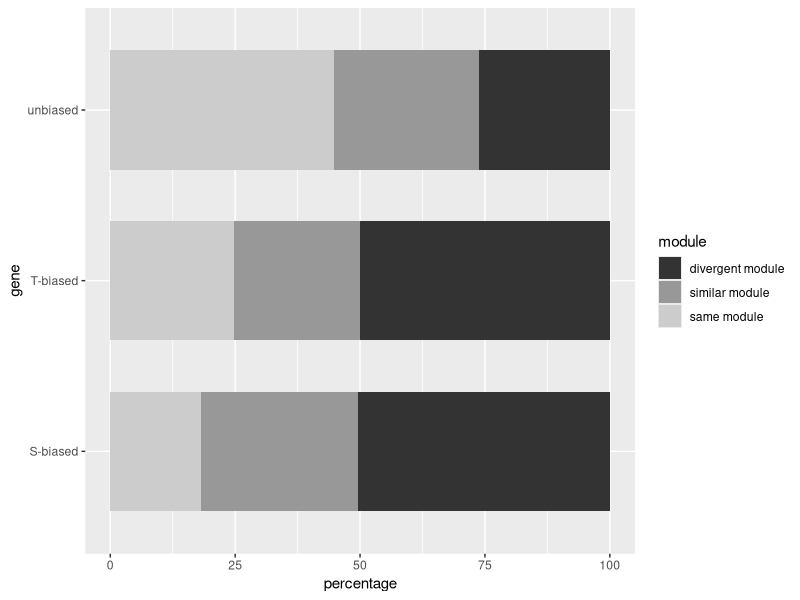
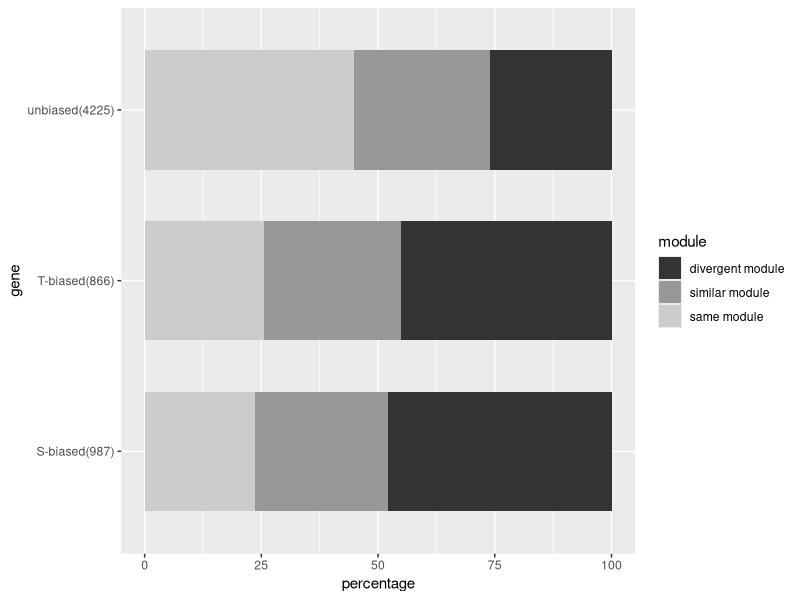
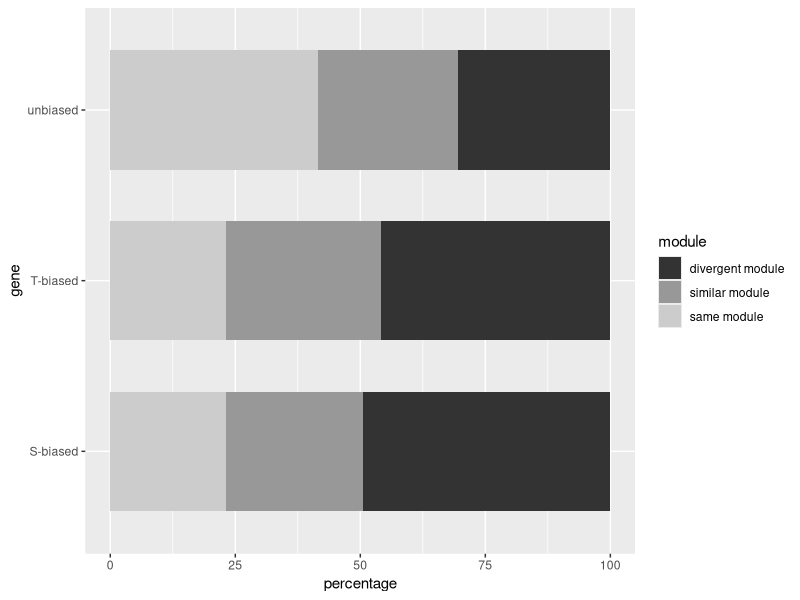
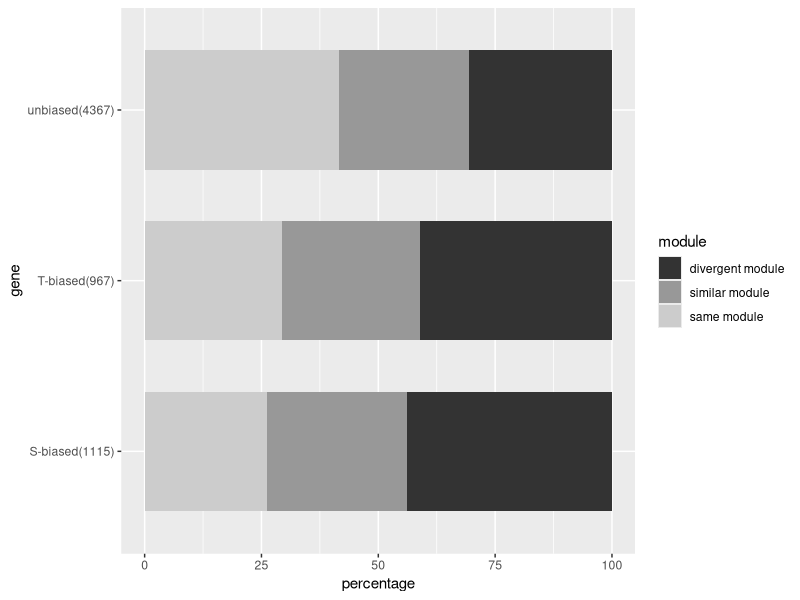

R code for these plots, in order:
library(ggplot2)
df_root = data.frame(
  gene = rep(c('unbiased','S-biased','T-biased'),each=3),
  module = rep(c('same module','similar module','divergent module'),3),
  percentage = c(41.6, 27.9, 30.5, 
                 23.2, 27.4, 49.4, 
                 23.2, 30.9, 45.9)
)

df_root$module = factor(df_root$module, 
                           levels=c("divergent module","similar module","same module"))


df_root_08 = data.frame(
  gene = rep(c('unbiased(4367)','S-biased(1115)','T-biased(967)'),each=3),
  module = rep(c('same module','similar module','divergent module'),3),
  percentage = c(41.6, 27.9, 30.5, 
                 26.2, 30, 43.8, 
                 29.5, 29.4, 41.1)
)
df_root_08$module = factor(df_root_08$module, 
                           levels=c("divergent module","similar module","same module"))

df_leaf = data.frame(
  gene = rep(c('unbiased','S-biased','T-biased'),each=3),
  module = rep(c('same module','similar module','divergent module'),3),
  percentage = c(44.8, 29.1, 26.2, 
                 18.1, 31.4, 50.5, 
                 24.8, 25.2, 50.0)
)
df_leaf$module = factor(df_leaf$module, 
                           levels=c("divergent module","similar module","same module"))



df_leaf_08 = data.frame(
  gene = rep(c('unbiased(4225)','S-biased(987)','T-biased(866)'),each=3),
  module = rep(c('same module','similar module','divergent module'),3),
  percentage = c(44.8, 29.1, 26.2, 
                 23.6, 28.6, 47.8, 
                 25.6, 29.3, 45.1)
)

df_leaf_08$module = factor(df_leaf_08$module, 
                           levels=c("divergent module","similar module","same module"))


blank_theme <- theme_minimal()+
  theme(
    axis.title.x = element_blank(),
    axis.title.y = element_blank(),
    panel.border = element_blank(),
    panel.grid=element_blank(),
    axis.ticks = element_blank(),
    plot.title=element_text(size=14, face="bold")
  )

p_root <- ggplot(df_root, aes(x = gene, y = percentage))+
  geom_col(aes(fill = module), width = 0.7)+
  coord_flip()+
  scale_fill_grey()

p_leaf <- ggplot(df_leaf, aes(x = gene, y = percentage))+
  geom_col(aes(fill = module), width = 0.7)+
  coord_flip()+
  scale_fill_grey()

p_leaf_08 <- ggplot(df_leaf_08, aes(x = gene, y = percentage))+
  geom_col(aes(fill = module), width = 0.7)+
  coord_flip()+
  scale_fill_grey()

p_root_08 <- ggplot(df_root_08, aes(x = gene, y = percentage))+
  geom_col(aes(fill = module), width = 0.7)+
  coord_flip()+
  scale_fill_grey()

ggsave("homeologous gene in co-expression network.leaf.png",plot=p_leaf,
       path='C:/Users/10453/source/repos/SGN/nicotiana/subGenomeAssignment/WGCNA/round4')

ggsave("homeologous gene in co-expression network.leaf.80%%.png",plot=p_leaf_08,
       path='C:/Users/10453/source/repos/SGN/nicotiana/subGenomeAssignment/WGCNA/round4')


ggsave("homeologous gene in co-expression network.root.png",plot=p_root,
       path='C:/Users/10453/source/repos/SGN/nicotiana/subGenomeAssignment/WGCNA/round3')

ggsave("homeologous gene in co-expression network.root.80%%.png",plot=p_root_08,
       path='C:/Users/10453/source/repos/SGN/nicotiana/subGenomeAssignment/WGCNA/round3')
